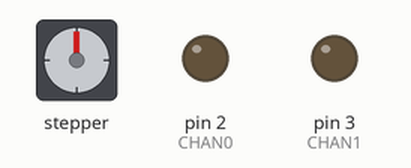
Recording of a sketch running on a simulated Arduino Mega 2560, built with avr-gcc and run on an emulated ATmega2560. Parts: stepper motor, output pins drawn as LEDs (lit = HIGH). Stepper angles assume 2048 steps per turn; pins used as bus, display or sensor lines are not drawn.

Above: at 0.05 s.
At 2.85 s:
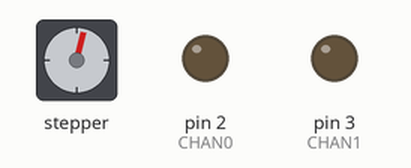
At 4.55 s:
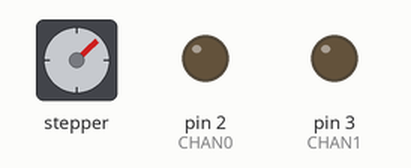
At 5.65 s:
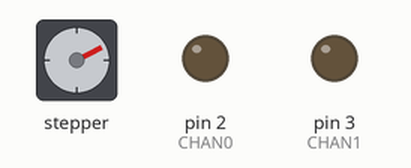
At 8.45 s:
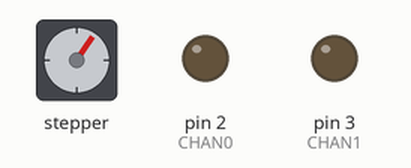
At 11.25 s:
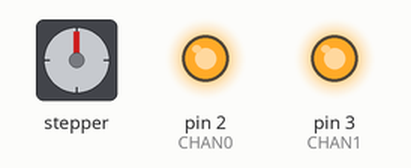
Timing chart, 0 to 14.7 s (numbered marks = the images above):
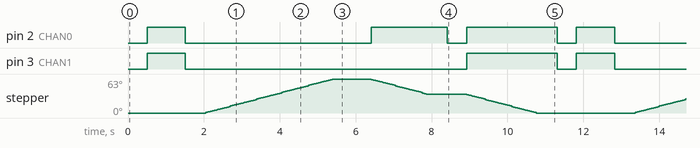

The sketch:

demo.ino
```cpp
/*
  Code for the Arduino

  Send transmissions sequentially to various modules, telling
  them to move around.
 */

#include <Stepper.h>

const int CHAN0 = 2;
const int CHAN1 = 3;
const int FLAG = 4;
const int DATA = 5;
const int LIMIT = 11;

int x = 0;

Stepper rotater(32, 6,7,8,9,10);


void setup()
{
  Serial.begin(9600);
  prepareToTransmit();
  rotater.setSpeed(200);
}


void loop()
{
  transmit(HIGH, 0); //open the claw
  delay(500);
  transmit(HIGH, 2); //move the first elbow one way
  transmit(LOW, 1); //move the second elbow the other way
  transmit(HIGH, 3); //rotate the thing
  delay(500);
  transmit(HIGH, 3); //rotate it some more
  delay(500);
  transmit(HIGH, 0); //close the claw
  delay(500);
  rotate(90); //rotate 90 degrees
  delay(500);
  transmit(HIGH, 0); //open the claw
  delay(500);
  transmit(HIGH, 1); //move the second elbow a bit
  rotate(-40); //rotate a bit back
  delay(500);
  transmit(HIGH, 0); // close the claw
  delay(500);
  transmit(LOW, 2);
  transmit(HIGH, 3);
  rotate(-50); //reset position
  delay(500);

}


void prepareToTransmit() {
  pinMode(CHAN0, OUTPUT);
  pinMode(CHAN1, OUTPUT);
  pinMode(FLAG, OUTPUT);
  pinMode(DATA, OUTPUT);

  digitalWrite(CHAN0, LOW);
  digitalWrite(CHAN1, LOW);
  digitalWrite(FLAG, LOW);
  digitalWrite(DATA, LOW);
}


void transmit(int val, int address) {
  digitalWrite(CHAN0, address%2);
  digitalWrite(CHAN1, address/2);
  digitalWrite(DATA, val);
  delay(1);
  digitalWrite(FLAG, HIGH);
  delay(1); //This delay is not entirely necessary, but it makes me sleep easier
  digitalWrite(FLAG, LOW);
  digitalWrite(DATA, LOW); //turn this off to conserve energy
}


void rotate(int degs) {
  rotater.step(degs*4);
}
```

Measured:
- by itself, pin 2 (CHAN0): repeats every 11.3 s: LOW 4.9 s, HIGH 2.0 s, LOW 0.50 s, HIGH 2.4 s, LOW 0.50 s, HIGH 1.0 s
- by itself, pin 3 (CHAN1): repeats every 11.3 s: LOW 7.4 s, HIGH 2.4 s, LOW 0.51 s, HIGH 1.0 s
- by itself, stepper: turns 63° clockwise in 3.3 s, then 28° counter-clockwise in 1.5 s, then 35° counter-clockwise in 1.8 s, repeating every 11.3 s
